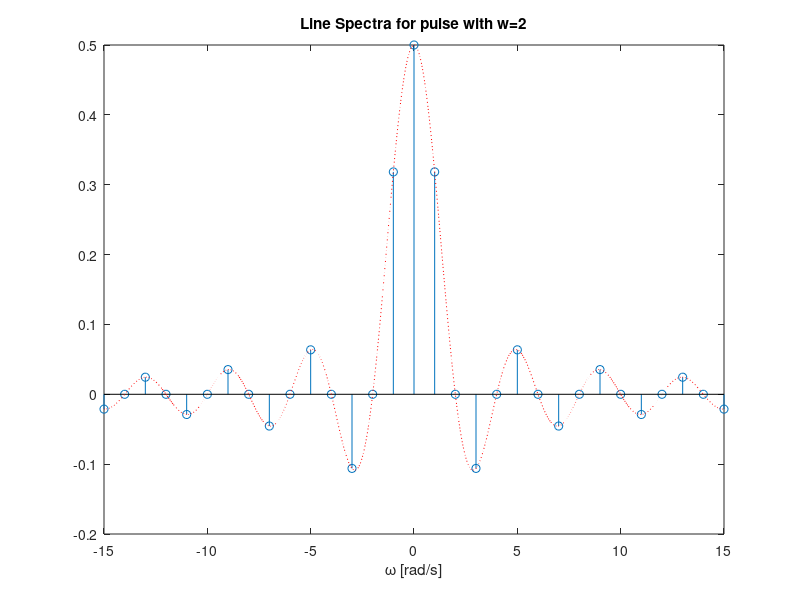
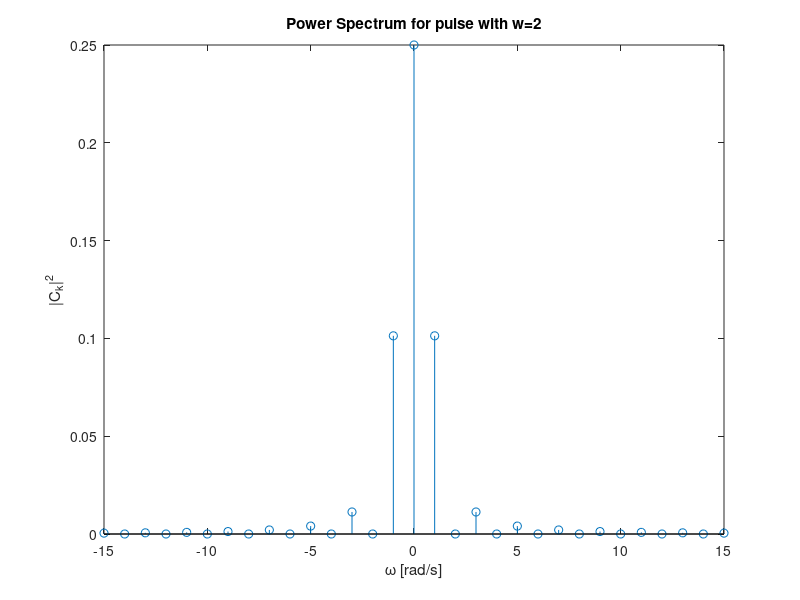

MATLAB code for these plots, in order:
%% Spectra for Pulse
%
% Plots the complex line spectra for pulse with width w which repeats every
% T seconds.
%% Parameters
A = 1;
w = 2;
%% Fourier Series
omega = -15:15;
for mm = 1:length(omega)
    x = omega(mm)*pi/w;
    if omega(mm) == 0
        f(mm) = A/w;
    else
        f(mm) = (A/w)*sin(x)/(x);
    end
end
%% Line Spectrum
stem(omega,f)
title('Line Spectra for pulse with w=2')
hold on
om = linspace(-15,15,1000);
xlabel('\omega [rad/s]')
% add continuous sinc(x)/x envelope
xc = om.*pi./w;
plot(om,(A/w)*sin(xc)./(xc),'r:')
hold off

%% Power spectrum
figure
stem(omega,f.^2)
title('Power Spectrum for pulse with w=2')
ylabel('|C_k|^2')
xlabel('\omega [rad/s]')
